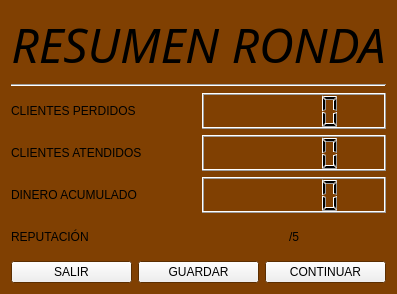
<?xml version="1.0" encoding="UTF-8"?>
<ui version="4.0">
 <class>ventana_post_ronda</class>
 <widget class="QWidget" name="ventana_post_ronda">
  <property name="geometry">
   <rect>
    <x>0</x>
    <y>0</y>
    <width>370</width>
    <height>294</height>
   </rect>
  </property>
  <property name="palette">
   <palette>
    <active>
     <colorrole role="Base">
      <brush brushstyle="SolidPattern">
       <color alpha="255">
        <red>255</red>
        <green>255</green>
        <blue>255</blue>
       </color>
      </brush>
     </colorrole>
     <colorrole role="Window">
      <brush brushstyle="SolidPattern">
       <color alpha="255">
        <red>128</red>
        <green>64</green>
        <blue>2</blue>
       </color>
      </brush>
     </colorrole>
    </active>
    <inactive>
     <colorrole role="Base">
      <brush brushstyle="SolidPattern">
       <color alpha="255">
        <red>255</red>
        <green>255</green>
        <blue>255</blue>
       </color>
      </brush>
     </colorrole>
     <colorrole role="Window">
      <brush brushstyle="SolidPattern">
       <color alpha="255">
        <red>128</red>
        <green>64</green>
        <blue>2</blue>
       </color>
      </brush>
     </colorrole>
    </inactive>
    <disabled>
     <colorrole role="Base">
      <brush brushstyle="SolidPattern">
       <color alpha="255">
        <red>128</red>
        <green>64</green>
        <blue>2</blue>
       </color>
      </brush>
     </colorrole>
     <colorrole role="Window">
      <brush brushstyle="SolidPattern">
       <color alpha="255">
        <red>128</red>
        <green>64</green>
        <blue>2</blue>
       </color>
      </brush>
     </colorrole>
    </disabled>
   </palette>
  </property>
  <property name="windowTitle">
   <string>Form</string>
  </property>
  <layout class="QVBoxLayout" name="verticalLayout_2">
   <item>
    <widget class="QLabel" name="titulo">
     <property name="font">
      <font>
       <family>Marker Felt</family>
       <pointsize>36</pointsize>
       <italic>true</italic>
      </font>
     </property>
     <property name="text">
      <string>RESUMEN RONDA</string>
     </property>
     <property name="alignment">
      <set>Qt::AlignCenter</set>
     </property>
    </widget>
   </item>
   <item>
    <widget class="Line" name="line">
     <property name="orientation">
      <enum>Qt::Horizontal</enum>
     </property>
    </widget>
   </item>
   <item>
    <layout class="QHBoxLayout" name="horizontalLayout">
     <item>
      <widget class="QLabel" name="perdidos">
       <property name="text">
        <string>CLIENTES PERDIDOS</string>
       </property>
      </widget>
     </item>
     <item>
      <widget class="QLCDNumber" name="perdidos_lcd"/>
     </item>
    </layout>
   </item>
   <item>
    <layout class="QHBoxLayout" name="horizontalLayout_2">
     <item>
      <widget class="QLabel" name="atendidos">
       <property name="text">
        <string>CLIENTES ATENDIDOS</string>
       </property>
      </widget>
     </item>
     <item>
      <widget class="QLCDNumber" name="atendidos_lcd"/>
     </item>
    </layout>
   </item>
   <item>
    <layout class="QHBoxLayout" name="horizontalLayout_3">
     <item>
      <widget class="QLabel" name="dinero">
       <property name="text">
        <string>DINERO ACUMULADO</string>
       </property>
      </widget>
     </item>
     <item>
      <widget class="QLCDNumber" name="dinero_lcd"/>
     </item>
    </layout>
   </item>
   <item>
    <layout class="QHBoxLayout" name="horizontalLayout_6">
     <item>
      <widget class="QLabel" name="reputacion">
       <property name="text">
        <string>REPUTACIÓN</string>
       </property>
      </widget>
     </item>
     <item>
      <widget class="QLabel" name="reputacion_valor">
       <property name="text">
        <string>/5</string>
       </property>
       <property name="alignment">
        <set>Qt::AlignCenter</set>
       </property>
      </widget>
     </item>
    </layout>
   </item>
   <item>
    <layout class="QHBoxLayout" name="horizontalLayout_4">
     <item>
      <widget class="QPushButton" name="boton_salir">
       <property name="text">
        <string>SALIR</string>
       </property>
      </widget>
     </item>
     <item>
      <widget class="QPushButton" name="boton_guardar">
       <property name="text">
        <string>GUARDAR</string>
       </property>
      </widget>
     </item>
     <item>
      <widget class="QPushButton" name="boton_continuar">
       <property name="text">
        <string>CONTINUAR</string>
       </property>
      </widget>
     </item>
    </layout>
   </item>
  </layout>
 </widget>
 <resources/>
 <connections/>
</ui>
